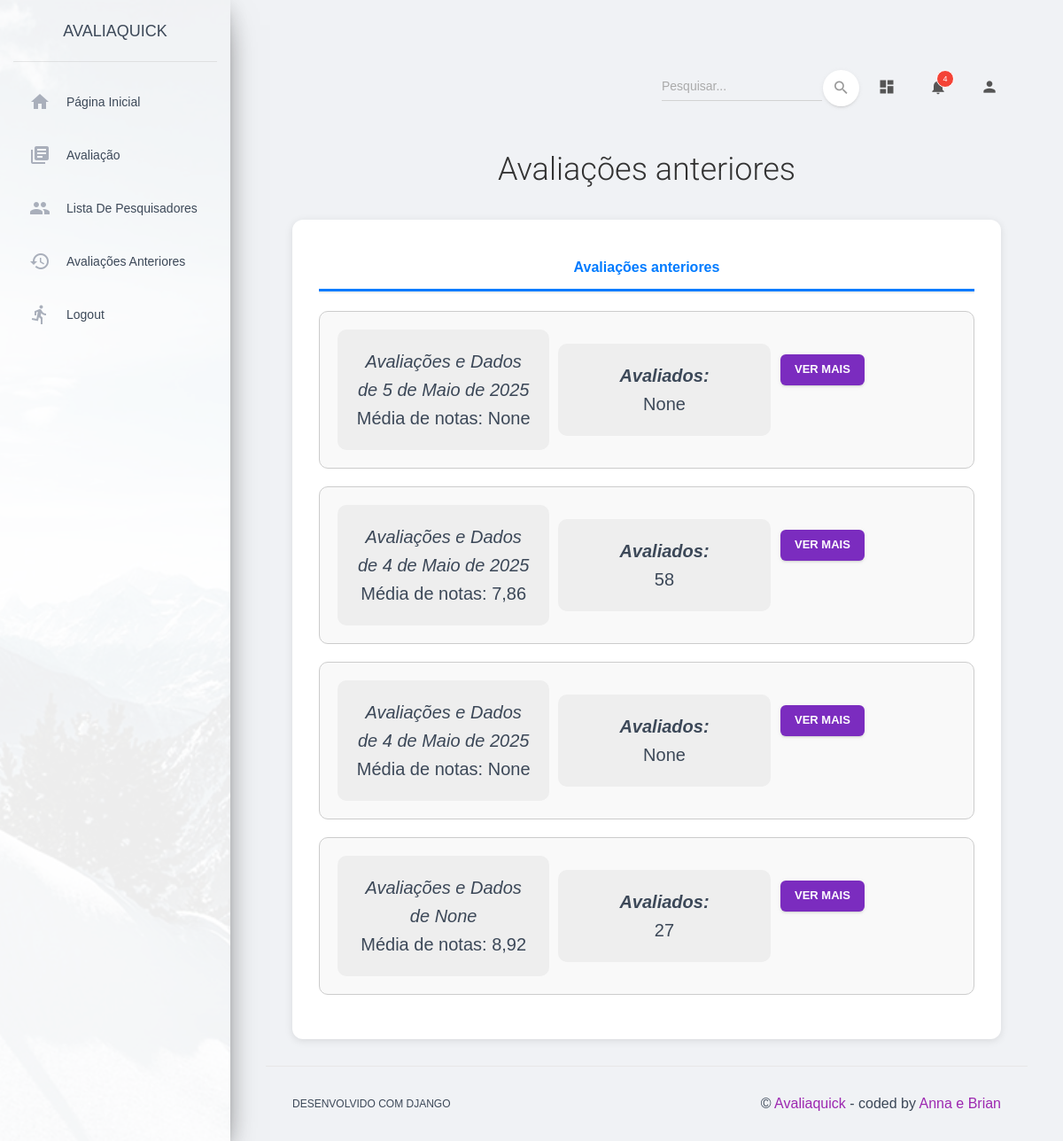
The page /avaliacoes-anteriores (signed in) on the database its author committed.
### avaliaquick/models.py (models this page shows)
class AvaliacaoAnual(models.Model):
    data_inicio = models.DateField()
    data_fim = models.DateField(null=True)
    media_nota = models.FloatField(validators=[MinValueValidator(0.0)], null=True)
    qtd_avaliados = models.IntegerField(validators=[MinValueValidator(0)], null=True)
    OPCOES_STATUS = [
        ('ABE', 'Aberta'),
        ('FEC', 'Fechada'),
    ]
    status = models.CharField(max_length=3, choices=OPCOES_STATUS, default='ABE')

### avaliaquick/views.py (the view)
# urls.py: path('avaliacoes-anteriores', anteriores, name='anteriores'),
def anteriores(request):
    if not request.user.is_authenticated:
        raise PermissionDenied
    anteriores = AvaliacaoAnual.objects.filter(status='FEC').order_by('-data_inicio')
    return render(request, 'avaliaquick/avaliacoes-anteriores.html', {
        'avaliacoes': anteriores,
    })

### templates/avaliaquick/avaliacoes-anteriores.html (shortened to what this page needs)
{% extends "layouts/base.html" %}
{% block content %}
<h2>Avaliações anteriores</h2>
<div class="container">
    <div class="tab-header">
        <div class="tab-button-wrapper">
            <button class="tab-button-titulo active" onclick="openTab('pesquisadores')" disabled>
                Avaliações anteriores
            </button>
        </div>
    </div>
    <div id="lista-avaliacoes">
        {% for avaliacao in avaliacoes %}
            <div class="avaliacao-card">
                <div class="avaliacao-data">
                    <strong><em>Avaliações e Dados de {{ avaliacao.data_inicio }}</em></strong><br>
                    <span>Média de notas: {{ avaliacao.media_nota }}</span>
                </div>
                <div class="avaliacao-info">
                    <strong><em>Avaliados:</em></strong><br>
                    <span>{{ avaliacao.qtd_avaliados }}</span>
                </div>
                <div class="avaliacao-botoes">
                    <form method="post" action="{% url 'apresentar_anteriores'  avaliacao.id %}" style="display:inline;">
                        <button type="submit" class="btn avaliar">Ver mais</button>
                    </form>
                </div>
            </div>
        {% empty %}
            <p>Nenhum pesquisador cadastrado.</p>
        {% endfor %}
    </div>
</div>
{% endblock content %}

### templates/avaliaquick/avaliacoes-anteriores.html (style rules this page uses)
body { font-family: Arial, sans-serif; margin: 0; padding: 40px; background-color: #f0f2f5; }
h2 { text-align: center; margin-bottom: 30px; color: #333; }
.container { max-width: 900px; margin: auto; background-color: #fff; border-radius: 12px; box-shadow: 0 2px 10px rgba(0,0,0,0.1); padding: 30px; }
.tab-header { display: flex; border-bottom: 2px solid #eee; margin-bottom: 20px; }
#lista-avaliacoes { animation: fadeIn 0.2s ease-in-out; }
.avaliacao-card { border: 1px solid #ccc; border-radius: 10px; padding: 20px; margin-bottom: 20px; background-color: #f9f9f9; justify-content: space-between; display: flex; flex-direction: row; gap: 10px; align-items: center; }
.avaliacao-data, .avaliacao-info { line-height: 1.6; font-size: 20px; align-items: center; justify-content: center; text-align: center; background-color: #eee; padding: 20px; border-radius: 10px; flex: 1; min-height: 100px; }
.avaliacao-info em { font-style: italic; font-weight: bold; }
.avaliacao-botoes { display: flex; flex-direction: column; margin-top: 10px; flex: 1; min-height: 100px; }
.btn { padding: 8px 16px; border: none; border-radius: 6px; background-color: #666; color: white; cursor: pointer; font-weight: bold; font-size: 13px; }
.btn.avaliar { background-color: #7b2cbf; }
.tab-button-wrapper { position: relative; display: flex; flex-direction: row; width: 100%; }
.tab-button-titulo { width: 100%; }
.tab-button-titulo { flex: 1; background: none; border: none; padding: 12px 10px; font-weight: bold; border-bottom: 3px solid transparent; transition: all 0.3s ease; position: relative; }
.tab-button-titulo.active { border-bottom: 3px solid #007bff; color: #007bff; }

### rows shown on the page
AvaliacaoAnual: data_inicio "5 de Maio de 2025", media_nota "None", qtd_avaliados "None"
AvaliacaoAnual: data_inicio "4 de Maio de 2025", media_nota "7,86", qtd_avaliados "58"
AvaliacaoAnual: data_inicio "4 de Maio de 2025", media_nota "None", qtd_avaliados "None"
AvaliacaoAnual: data_inicio "None", media_nota "8,92", qtd_avaliados "27"
